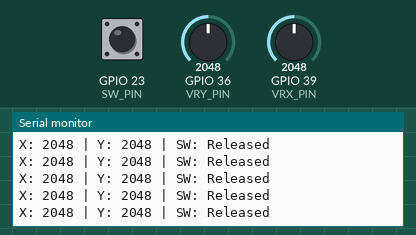
Recording of a sketch running on a simulated ESP32. Shown: the last lines printed to the serial monitor. The inputs (shaded band) are chosen by the test bench; at power-on: GPIO 23 (SW_PIN) HIGH, GPIO 36 (VRY_PIN) = 2048, GPIO 39 (VRX_PIN) = 2048 (analog values on the 0–4095 scale).

Above: at 1.2 s.
1.3 s: GPIO 23 (SW_PIN) pulled LOW for 0.25 s
At 1.56 s:
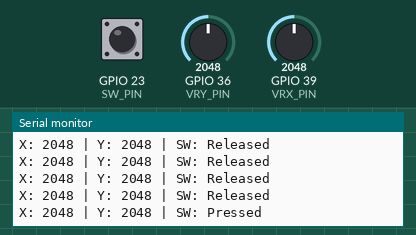
3.0 s: GPIO 36 (VRY_PIN) set to 2866
At 3.16 s:
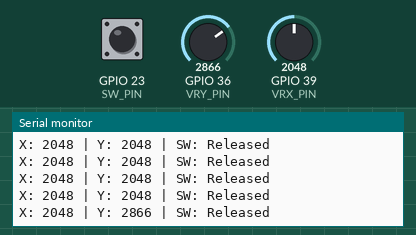
4.5 s: GPIO 39 (VRX_PIN) set to 2866
At 4.57 s:
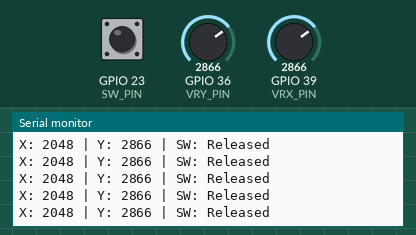
6.0 s: GPIO 23 (SW_PIN) pulled LOW for 1 s
At 6.17 s:
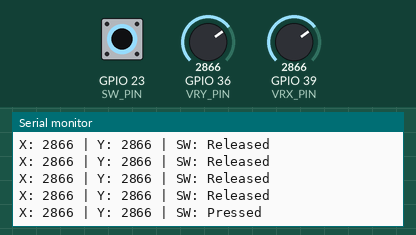
8.5 s: GPIO 36 (VRY_PIN) set to 3603
At 8.57 s:
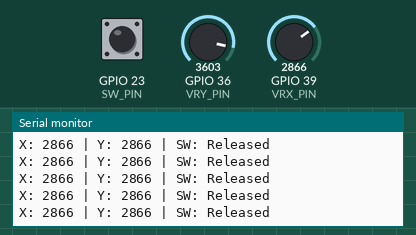
10.0 s: GPIO 39 (VRX_PIN) set to 3603
At 10.18 s:
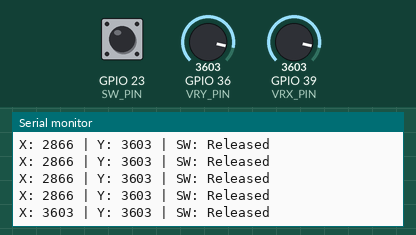
Timing chart, 0 to 12.5 s (numbered marks = the images above; inputs shaded):
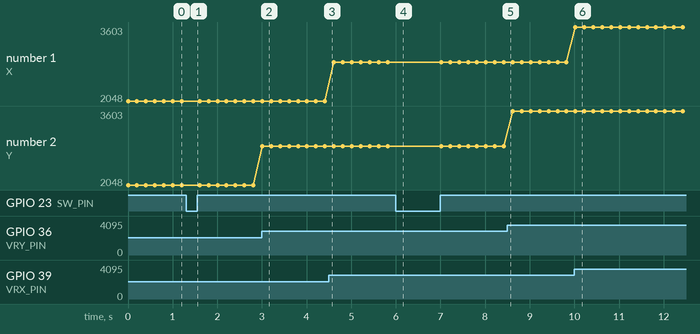

The sketch:

Joystick.ino
```cpp
  // Joystick pins
  const int VRX_PIN = 39;   // X-axis
  const int VRY_PIN = 36;   // Y-axis
  const int SW_PIN  = 23;   // Button

  void setup() {
    Serial.begin(115200);

    // Button pin
    pinMode(SW_PIN, INPUT_PULLUP);

    // Optional: set ADC resolution for ESP32 (0 - 4095)
    analogReadResolution(12);

    Serial.println("ESP32 Joystick Reader Started");
  }

  void loop() {
    int xValue = analogRead(VRX_PIN);
    int yValue = analogRead(VRY_PIN);
    int swValue = digitalRead(SW_PIN);

    Serial.print("X: ");
    Serial.print(xValue);
    Serial.print(" | Y: ");
    Serial.print(yValue);
    Serial.print(" | SW: ");

    if (swValue == LOW) {
      Serial.println("Pressed");
    } else {
      Serial.println("Released");
    }

    delay(200);
  }
```

Measured:
- after the input at 1.3 s, the serial monitor: prints a new line after 0.10 s (image 1)
- after the input at 3.0 s, the serial monitor: prints a new line at once (image 2)
- after the input at 6.0 s, the serial monitor: prints a new line at once (image 4)
- after the input at 10.0 s, the serial monitor: prints a new line at once (image 6)
- plotted number 2: 2048 → 2866 after the input at 3.0 s, 2866 → 3603 after the input at 8.5 s
